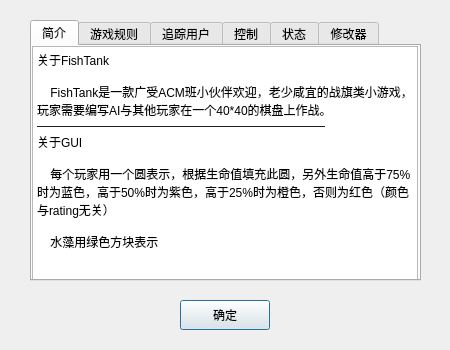
<?xml version="1.0" encoding="UTF-8"?>
<ui version="4.0">
 <class>Help</class>
 <widget class="QDialog" name="Help">
  <property name="geometry">
   <rect>
    <x>0</x>
    <y>0</y>
    <width>450</width>
    <height>350</height>
   </rect>
  </property>
  <property name="minimumSize">
   <size>
    <width>450</width>
    <height>350</height>
   </size>
  </property>
  <property name="maximumSize">
   <size>
    <width>450</width>
    <height>350</height>
   </size>
  </property>
  <property name="windowTitle">
   <string>帮助</string>
  </property>
  <widget class="QPushButton" name="okButton">
   <property name="geometry">
    <rect>
     <x>180</x>
     <y>300</y>
     <width>90</width>
     <height>30</height>
    </rect>
   </property>
   <property name="text">
    <string>确定</string>
   </property>
  </widget>
  <widget class="QTabWidget" name="tabWidget">
   <property name="geometry">
    <rect>
     <x>30</x>
     <y>20</y>
     <width>391</width>
     <height>261</height>
    </rect>
   </property>
   <property name="styleSheet">
    <string notr="true"/>
   </property>
   <property name="currentIndex">
    <number>0</number>
   </property>
   <widget class="QWidget" name="tab">
    <attribute name="title">
     <string>简介</string>
    </attribute>
    <widget class="QTextBrowser" name="textBrowser">
     <property name="geometry">
      <rect>
       <x>0</x>
       <y>0</y>
       <width>386</width>
       <height>241</height>
      </rect>
     </property>
     <property name="html">
      <string>&lt;!DOCTYPE HTML PUBLIC &quot;-//W3C//DTD HTML 4.0//EN&quot; &quot;http://www.w3.org/TR/REC-html40/strict.dtd&quot;&gt;
&lt;html&gt;&lt;head&gt;&lt;meta name=&quot;qrichtext&quot; content=&quot;1&quot; /&gt;&lt;style type=&quot;text/css&quot;&gt;
p, li { white-space: pre-wrap; }
&lt;/style&gt;&lt;/head&gt;&lt;body style=&quot; font-family:'SimSun'; font-size:9pt; font-weight:400; font-style:normal;&quot;&gt;
&lt;p style=&quot; margin-top:0px; margin-bottom:0px; margin-left:0px; margin-right:0px; -qt-block-indent:0; text-indent:0px;&quot;&gt;关于FishTank&lt;/p&gt;
&lt;p style=&quot;-qt-paragraph-type:empty; margin-top:0px; margin-bottom:0px; margin-left:0px; margin-right:0px; -qt-block-indent:0; text-indent:0px;&quot;&gt;&lt;br /&gt;&lt;/p&gt;
&lt;p style=&quot; margin-top:0px; margin-bottom:0px; margin-left:0px; margin-right:0px; -qt-block-indent:0; text-indent:0px;&quot;&gt;    FishTank是一款广受ACM班小伙伴欢迎，老少咸宜的战旗类小游戏，玩家需要编写AI与其他玩家在一个40*40的棋盘上作战。&lt;/p&gt;
&lt;p style=&quot; margin-top:0px; margin-bottom:0px; margin-left:0px; margin-right:0px; -qt-block-indent:0; text-indent:0px;&quot;&gt;————————————————————————&lt;/p&gt;
&lt;p style=&quot; margin-top:0px; margin-bottom:0px; margin-left:0px; margin-right:0px; -qt-block-indent:0; text-indent:0px;&quot;&gt;关于GUI&lt;/p&gt;
&lt;p style=&quot;-qt-paragraph-type:empty; margin-top:0px; margin-bottom:0px; margin-left:0px; margin-right:0px; -qt-block-indent:0; text-indent:0px;&quot;&gt;&lt;br /&gt;&lt;/p&gt;
&lt;p style=&quot; margin-top:0px; margin-bottom:0px; margin-left:0px; margin-right:0px; -qt-block-indent:0; text-indent:0px;&quot;&gt;    每个玩家用一个圆表示，根据生命值填充此圆，另外生命值高于75%时为蓝色，高于50%时为紫色，高于25%时为橙色，否则为红色（颜色与rating无关）&lt;/p&gt;
&lt;p style=&quot;-qt-paragraph-type:empty; margin-top:0px; margin-bottom:0px; margin-left:0px; margin-right:0px; -qt-block-indent:0; text-indent:0px;&quot;&gt;&lt;br /&gt;&lt;/p&gt;
&lt;p style=&quot; margin-top:0px; margin-bottom:0px; margin-left:0px; margin-right:0px; -qt-block-indent:0; text-indent:0px;&quot;&gt;    水藻用绿色方块表示&lt;/p&gt;&lt;/body&gt;&lt;/html&gt;</string>
     </property>
    </widget>
   </widget>
   <widget class="QWidget" name="tab_2">
    <attribute name="title">
     <string>游戏规则</string>
    </attribute>
    <widget class="QTextBrowser" name="textBrowser_2">
     <property name="geometry">
      <rect>
       <x>0</x>
       <y>0</y>
       <width>386</width>
       <height>241</height>
      </rect>
     </property>
     <property name="html">
      <string>&lt;!DOCTYPE HTML PUBLIC &quot;-//W3C//DTD HTML 4.0//EN&quot; &quot;http://www.w3.org/TR/REC-html40/strict.dtd&quot;&gt;
&lt;html&gt;&lt;head&gt;&lt;meta name=&quot;qrichtext&quot; content=&quot;1&quot; /&gt;&lt;style type=&quot;text/css&quot;&gt;
p, li { white-space: pre-wrap; }
&lt;/style&gt;&lt;/head&gt;&lt;body style=&quot; font-family:'SimSun'; font-size:9pt; font-weight:400; font-style:normal;&quot;&gt;
&lt;p style=&quot; margin-top:0px; margin-bottom:0px; margin-left:0px; margin-right:0px; -qt-block-indent:0; text-indent:0px;&quot;&gt;基本规则&lt;/p&gt;
&lt;p style=&quot;-qt-paragraph-type:empty; margin-top:0px; margin-bottom:0px; margin-left:0px; margin-right:0px; -qt-block-indent:0; text-indent:0px;&quot;&gt;&lt;br /&gt;&lt;/p&gt;
&lt;p style=&quot; margin-top:0px; margin-bottom:0px; margin-left:0px; margin-right:0px; -qt-block-indent:0; text-indent:0px;&quot;&gt;    游戏棋盘为40 * 40&lt;/p&gt;
&lt;p style=&quot; margin-top:0px; margin-bottom:0px; margin-left:0px; margin-right:0px; -qt-block-indent:0; text-indent:0px;&quot;&gt;    游戏至少有1个玩家，至多有50个玩家。&lt;/p&gt;
&lt;p style=&quot; margin-top:0px; margin-bottom:0px; margin-left:0px; margin-right:0px; -qt-block-indent:0; text-indent:0px;&quot;&gt;    任意格子至多有一个物体(玩家/水藻)&lt;/p&gt;
&lt;p style=&quot; margin-top:0px; margin-bottom:0px; margin-left:0px; margin-right:0px; -qt-block-indent:0; text-indent:0px;&quot;&gt;————————————————————————&lt;/p&gt;
&lt;p style=&quot; margin-top:0px; margin-bottom:0px; margin-left:0px; margin-right:0px; -qt-block-indent:0; text-indent:0px;&quot;&gt;游戏目的&lt;/p&gt;
&lt;p style=&quot;-qt-paragraph-type:empty; margin-top:0px; margin-bottom:0px; margin-left:0px; margin-right:0px; -qt-block-indent:0; text-indent:0px;&quot;&gt;&lt;br /&gt;&lt;/p&gt;
&lt;p style=&quot; margin-top:0px; margin-bottom:0px; margin-left:0px; margin-right:0px; -qt-block-indent:0; text-indent:0px;&quot;&gt;    游戏进行500轮之后获得尽可能高的分数&lt;/p&gt;
&lt;p style=&quot; margin-top:0px; margin-bottom:0px; margin-left:0px; margin-right:0px; -qt-block-indent:0; text-indent:0px;&quot;&gt;————————————————————————&lt;/p&gt;
&lt;p style=&quot; margin-top:0px; margin-bottom:0px; margin-left:0px; margin-right:0px; -qt-block-indent:0; text-indent:0px;&quot;&gt;属性介绍&lt;/p&gt;
&lt;p style=&quot;-qt-paragraph-type:empty; margin-top:0px; margin-bottom:0px; margin-left:0px; margin-right:0px; -qt-block-indent:0; text-indent:0px;&quot;&gt;&lt;br /&gt;&lt;/p&gt;
&lt;p style=&quot; margin-top:0px; margin-bottom:0px; margin-left:0px; margin-right:0px; -qt-block-indent:0; text-indent:0px;&quot;&gt;    1.生命值(HP)：玩家当前生命值，为0时死亡，低于0时强制置为0&lt;/p&gt;
&lt;p style=&quot;-qt-paragraph-type:empty; margin-top:0px; margin-bottom:0px; margin-left:0px; margin-right:0px; -qt-block-indent:0; text-indent:0px;&quot;&gt;&lt;br /&gt;&lt;/p&gt;
&lt;p style=&quot; margin-top:0px; margin-bottom:0px; margin-left:0px; margin-right:0px; -qt-block-indent:0; text-indent:0px;&quot;&gt;    2.生命值上限(maxHP)：玩家最大生命值，玩家生命值不能超过此上限&lt;/p&gt;
&lt;p style=&quot;-qt-paragraph-type:empty; margin-top:0px; margin-bottom:0px; margin-left:0px; margin-right:0px; -qt-block-indent:0; text-indent:0px;&quot;&gt;&lt;br /&gt;&lt;/p&gt;
&lt;p style=&quot; margin-top:0px; margin-bottom:0px; margin-left:0px; margin-right:0px; -qt-block-indent:0; text-indent:0px;&quot;&gt;    3.攻击力(Att)：玩家攻击别人的能力&lt;/p&gt;
&lt;p style=&quot;-qt-paragraph-type:empty; margin-top:0px; margin-bottom:0px; margin-left:0px; margin-right:0px; -qt-block-indent:0; text-indent:0px;&quot;&gt;&lt;br /&gt;&lt;/p&gt;
&lt;p style=&quot; margin-top:0px; margin-bottom:0px; margin-left:0px; margin-right:0px; -qt-block-indent:0; text-indent:0px;&quot;&gt;    4.护甲(Ar)：玩家防御的能力&lt;/p&gt;
&lt;p style=&quot;-qt-paragraph-type:empty; margin-top:0px; margin-bottom:0px; margin-left:0px; margin-right:0px; -qt-block-indent:0; text-indent:0px;&quot;&gt;&lt;br /&gt;&lt;/p&gt;
&lt;p style=&quot; margin-top:0px; margin-bottom:0px; margin-left:0px; margin-right:0px; -qt-block-indent:0; text-indent:0px;&quot;&gt;    5.速度(Sp)：决定玩家行动顺序的第一关键字，同时代表了玩家每轮行走的曼哈顿距离上限&lt;/p&gt;
&lt;p style=&quot;-qt-paragraph-type:empty; margin-top:0px; margin-bottom:0px; margin-left:0px; margin-right:0px; -qt-block-indent:0; text-indent:0px;&quot;&gt;&lt;br /&gt;&lt;/p&gt;
&lt;p style=&quot; margin-top:0px; margin-bottom:0px; margin-left:0px; margin-right:0px; -qt-block-indent:0; text-indent:0px;&quot;&gt;    6.经验值(Exp)：决定玩家等级&lt;/p&gt;
&lt;p style=&quot;-qt-paragraph-type:empty; margin-top:0px; margin-bottom:0px; margin-left:0px; margin-right:0px; -qt-block-indent:0; text-indent:0px;&quot;&gt;&lt;br /&gt;&lt;/p&gt;
&lt;p style=&quot; margin-top:0px; margin-bottom:0px; margin-left:0px; margin-right:0px; -qt-block-indent:0; text-indent:0px;&quot;&gt;    7.等级(Level)：一定程度上象征玩家实力，每升1级时获得3点属性点&lt;/p&gt;
&lt;p style=&quot;-qt-paragraph-type:empty; margin-top:0px; margin-bottom:0px; margin-left:0px; margin-right:0px; -qt-block-indent:0; text-indent:0px;&quot;&gt;&lt;br /&gt;&lt;/p&gt;
&lt;p style=&quot; margin-top:0px; margin-bottom:0px; margin-left:0px; margin-right:0px; -qt-block-indent:0; text-indent:0px;&quot;&gt;    8.属性点(Point)：玩家自由支配，1点属性点可以转化为以下4者之一：3 HP &amp;amp; 3 maxHP；2 Att；1 Ar；1 Sp&lt;/p&gt;
&lt;p style=&quot;-qt-paragraph-type:empty; margin-top:0px; margin-bottom:0px; margin-left:0px; margin-right:0px; -qt-block-indent:0; text-indent:0px;&quot;&gt;&lt;br /&gt;&lt;/p&gt;
&lt;p style=&quot; margin-top:0px; margin-bottom:0px; margin-left:0px; margin-right:0px; -qt-block-indent:0; text-indent:0px;&quot;&gt;    9.杀人数(Kill)：玩家杀人次数&lt;/p&gt;
&lt;p style=&quot;-qt-paragraph-type:empty; margin-top:0px; margin-bottom:0px; margin-left:0px; margin-right:0px; -qt-block-indent:0; text-indent:0px;&quot;&gt;&lt;br /&gt;&lt;/p&gt;
&lt;p style=&quot; margin-top:0px; margin-bottom:0px; margin-left:0px; margin-right:0px; -qt-block-indent:0; text-indent:0px;&quot;&gt;    10.被杀次数(Death)：玩家死亡次数&lt;/p&gt;
&lt;p style=&quot; margin-top:0px; margin-bottom:0px; margin-left:0px; margin-right:0px; -qt-block-indent:0; text-indent:0px;&quot;&gt;————————————————————————&lt;/p&gt;
&lt;p style=&quot; margin-top:0px; margin-bottom:0px; margin-left:0px; margin-right:0px; -qt-block-indent:0; text-indent:0px;&quot;&gt;水藻&lt;/p&gt;
&lt;p style=&quot;-qt-paragraph-type:empty; margin-top:0px; margin-bottom:0px; margin-left:0px; margin-right:0px; -qt-block-indent:0; text-indent:0px;&quot;&gt;&lt;br /&gt;&lt;/p&gt;
&lt;p style=&quot; margin-top:0px; margin-bottom:0px; margin-left:0px; margin-right:0px; -qt-block-indent:0; text-indent:0px;&quot;&gt;    攻击后消失，玩家Exp++，HP += max{1,maxHP / 4}&lt;/p&gt;
&lt;p style=&quot; margin-top:0px; margin-bottom:0px; margin-left:0px; margin-right:0px; -qt-block-indent:0; text-indent:0px;&quot;&gt;————————————————————————&lt;/p&gt;
&lt;p style=&quot; margin-top:0px; margin-bottom:0px; margin-left:0px; margin-right:0px; -qt-block-indent:0; text-indent:0px;&quot;&gt;开局&lt;/p&gt;
&lt;p style=&quot;-qt-paragraph-type:empty; margin-top:0px; margin-bottom:0px; margin-left:0px; margin-right:0px; -qt-block-indent:0; text-indent:0px;&quot;&gt;&lt;br /&gt;&lt;/p&gt;
&lt;p style=&quot; margin-top:0px; margin-bottom:0px; margin-left:0px; margin-right:0px; -qt-block-indent:0; text-indent:0px;&quot;&gt;    载入AI后给每个AI分配一个ID，10点属性点，随机安排AI位置，执行各AI的初始化函数，之后开始第一轮游戏&lt;/p&gt;
&lt;p style=&quot; margin-top:0px; margin-bottom:0px; margin-left:0px; margin-right:0px; -qt-block-indent:0; text-indent:0px;&quot;&gt;————————————————————————&lt;/p&gt;
&lt;p style=&quot; margin-top:0px; margin-bottom:0px; margin-left:0px; margin-right:0px; -qt-block-indent:0; text-indent:0px;&quot;&gt;AI初始化&lt;/p&gt;
&lt;p style=&quot;-qt-paragraph-type:empty; margin-top:0px; margin-bottom:0px; margin-left:0px; margin-right:0px; -qt-block-indent:0; text-indent:0px;&quot;&gt;&lt;br /&gt;&lt;/p&gt;
&lt;p style=&quot; margin-top:0px; margin-bottom:0px; margin-left:0px; margin-right:0px; -qt-block-indent:0; text-indent:0px;&quot;&gt;    必须保证增加过除Ar外所有属性&lt;/p&gt;
&lt;p style=&quot; margin-top:0px; margin-bottom:0px; margin-left:0px; margin-right:0px; -qt-block-indent:0; text-indent:0px;&quot;&gt;————————————————————————&lt;/p&gt;
&lt;p style=&quot; margin-top:0px; margin-bottom:0px; margin-left:0px; margin-right:0px; -qt-block-indent:0; text-indent:0px;&quot;&gt;每一轮&lt;/p&gt;
&lt;p style=&quot;-qt-paragraph-type:empty; margin-top:0px; margin-bottom:0px; margin-left:0px; margin-right:0px; -qt-block-indent:0; text-indent:0px;&quot;&gt;&lt;br /&gt;&lt;/p&gt;
&lt;p style=&quot; margin-top:0px; margin-bottom:0px; margin-left:0px; margin-right:0px; -qt-block-indent:0; text-indent:0px;&quot;&gt;    首先，若轮数模5余1，则清除地图上所有水藻后随机在空格上生成50个水藻&lt;/p&gt;
&lt;p style=&quot; margin-top:0px; margin-bottom:0px; margin-left:0px; margin-right:0px; -qt-block-indent:0; text-indent:0px;&quot;&gt;    然后，全场存活玩家Exp++&lt;/p&gt;
&lt;p style=&quot; margin-top:0px; margin-bottom:0px; margin-left:0px; margin-right:0px; -qt-block-indent:0; text-indent:0px;&quot;&gt;    最后，决定行动顺序并依次进行游戏&lt;/p&gt;
&lt;p style=&quot; margin-top:0px; margin-bottom:0px; margin-left:0px; margin-right:0px; -qt-block-indent:0; text-indent:0px;&quot;&gt;————————————————————————&lt;/p&gt;
&lt;p style=&quot; margin-top:0px; margin-bottom:0px; margin-left:0px; margin-right:0px; -qt-block-indent:0; text-indent:0px;&quot;&gt;伤害机制&lt;/p&gt;
&lt;p style=&quot;-qt-paragraph-type:empty; margin-top:0px; margin-bottom:0px; margin-left:0px; margin-right:0px; -qt-block-indent:0; text-indent:0px;&quot;&gt;&lt;br /&gt;&lt;/p&gt;
&lt;p style=&quot; margin-top:0px; margin-bottom:0px; margin-left:0px; margin-right:0px; -qt-block-indent:0; text-indent:0px;&quot;&gt;    damage = max{Att * 10 / (10 + Ar),1}&lt;/p&gt;
&lt;p style=&quot; margin-top:0px; margin-bottom:0px; margin-left:0px; margin-right:0px; -qt-block-indent:0; text-indent:0px;&quot;&gt;————————————————————————&lt;/p&gt;
&lt;p style=&quot; margin-top:0px; margin-bottom:0px; margin-left:0px; margin-right:0px; -qt-block-indent:0; text-indent:0px;&quot;&gt;升级机制&lt;/p&gt;
&lt;p style=&quot;-qt-paragraph-type:empty; margin-top:0px; margin-bottom:0px; margin-left:0px; margin-right:0px; -qt-block-indent:0; text-indent:0px;&quot;&gt;&lt;br /&gt;&lt;/p&gt;
&lt;p style=&quot; margin-top:0px; margin-bottom:0px; margin-left:0px; margin-right:0px; -qt-block-indent:0; text-indent:0px;&quot;&gt;    升到第n级需要的经验为2+3+……+n&lt;/p&gt;
&lt;p style=&quot; margin-top:0px; margin-bottom:0px; margin-left:0px; margin-right:0px; -qt-block-indent:0; text-indent:0px;&quot;&gt;————————————————————————&lt;/p&gt;
&lt;p style=&quot; margin-top:0px; margin-bottom:0px; margin-left:0px; margin-right:0px; -qt-block-indent:0; text-indent:0px;&quot;&gt;得分机制&lt;/p&gt;
&lt;p style=&quot;-qt-paragraph-type:empty; margin-top:0px; margin-bottom:0px; margin-left:0px; margin-right:0px; -qt-block-indent:0; text-indent:0px;&quot;&gt;&lt;br /&gt;&lt;/p&gt;
&lt;p style=&quot; margin-top:0px; margin-bottom:0px; margin-left:0px; margin-right:0px; -qt-block-indent:0; text-indent:0px;&quot;&gt;    Score = Exp + Kill * 5 - (Death ^ 2) / 5&lt;/p&gt;
&lt;p style=&quot; margin-top:0px; margin-bottom:0px; margin-left:0px; margin-right:0px; -qt-block-indent:0; text-indent:0px;&quot;&gt;————————————————————————&lt;/p&gt;
&lt;p style=&quot; margin-top:0px; margin-bottom:0px; margin-left:0px; margin-right:0px; -qt-block-indent:0; text-indent:0px;&quot;&gt;行动顺序决策&lt;/p&gt;
&lt;p style=&quot;-qt-paragraph-type:empty; margin-top:0px; margin-bottom:0px; margin-left:0px; margin-right:0px; -qt-block-indent:0; text-indent:0px;&quot;&gt;&lt;br /&gt;&lt;/p&gt;
&lt;p style=&quot; margin-top:0px; margin-bottom:0px; margin-left:0px; margin-right:0px; -qt-block-indent:0; text-indent:0px;&quot;&gt;(+表示数值越大越先行动,-反之)&lt;/p&gt;
&lt;p style=&quot;-qt-paragraph-type:empty; margin-top:0px; margin-bottom:0px; margin-left:0px; margin-right:0px; -qt-block-indent:0; text-indent:0px;&quot;&gt;&lt;br /&gt;&lt;/p&gt;
&lt;p style=&quot; margin-top:0px; margin-bottom:0px; margin-left:0px; margin-right:0px; -qt-block-indent:0; text-indent:0px;&quot;&gt;    第一关键字：Sp(+)&lt;/p&gt;
&lt;p style=&quot; margin-top:0px; margin-bottom:0px; margin-left:0px; margin-right:0px; -qt-block-indent:0; text-indent:0px;&quot;&gt;    第二关键字：HP(-)&lt;/p&gt;
&lt;p style=&quot; margin-top:0px; margin-bottom:0px; margin-left:0px; margin-right:0px; -qt-block-indent:0; text-indent:0px;&quot;&gt;    第三关键字：Level(-)&lt;/p&gt;
&lt;p style=&quot; margin-top:0px; margin-bottom:0px; margin-left:0px; margin-right:0px; -qt-block-indent:0; text-indent:0px;&quot;&gt;    第四关键字：Score(-)&lt;/p&gt;
&lt;p style=&quot; margin-top:0px; margin-bottom:0px; margin-left:0px; margin-right:0px; -qt-block-indent:0; text-indent:0px;&quot;&gt;    第五关键字：ID(+)&lt;/p&gt;
&lt;p style=&quot;-qt-paragraph-type:empty; margin-top:0px; margin-bottom:0px; margin-left:0px; margin-right:0px; -qt-block-indent:0; text-indent:0px;&quot;&gt;&lt;br /&gt;&lt;/p&gt;
&lt;p style=&quot; margin-top:0px; margin-bottom:0px; margin-left:0px; margin-right:0px; -qt-block-indent:0; text-indent:0px;&quot;&gt;————————————————————————&lt;/p&gt;
&lt;p style=&quot; margin-top:0px; margin-bottom:0px; margin-left:0px; margin-right:0px; -qt-block-indent:0; text-indent:0px;&quot;&gt;移动&lt;/p&gt;
&lt;p style=&quot;-qt-paragraph-type:empty; margin-top:0px; margin-bottom:0px; margin-left:0px; margin-right:0px; -qt-block-indent:0; text-indent:0px;&quot;&gt;&lt;br /&gt;&lt;/p&gt;
&lt;p style=&quot; margin-top:0px; margin-bottom:0px; margin-left:0px; margin-right:0px; -qt-block-indent:0; text-indent:0px;&quot;&gt;    玩家碰撞体积为0，只要目标点与自己间的曼哈顿距离&amp;lt;=Sp则可以前往。&lt;/p&gt;
&lt;p style=&quot; margin-top:0px; margin-bottom:0px; margin-left:0px; margin-right:0px; -qt-block-indent:0; text-indent:0px;&quot;&gt;    每轮至多移动一次，可以选择不移动&lt;/p&gt;
&lt;p style=&quot; margin-top:0px; margin-bottom:0px; margin-left:0px; margin-right:0px; -qt-block-indent:0; text-indent:0px;&quot;&gt;————————————————————————&lt;/p&gt;
&lt;p style=&quot; margin-top:0px; margin-bottom:0px; margin-left:0px; margin-right:0px; -qt-block-indent:0; text-indent:0px;&quot;&gt;攻击&lt;/p&gt;
&lt;p style=&quot;-qt-paragraph-type:empty; margin-top:0px; margin-bottom:0px; margin-left:0px; margin-right:0px; -qt-block-indent:0; text-indent:0px;&quot;&gt;&lt;br /&gt;&lt;/p&gt;
&lt;p style=&quot; margin-top:0px; margin-bottom:0px; margin-left:0px; margin-right:0px; -qt-block-indent:0; text-indent:0px;&quot;&gt;    只能攻击与自己曼哈顿距离为1的格子(从根本上杜绝了自杀的可能性)，若攻击的是玩家，且对方被杀死则自己Kill++，对方Death++，自己经验 += 对方Level / 2，若自己等级低于对方则额外增加等级差 * 3的经验&lt;/p&gt;
&lt;p style=&quot; margin-top:0px; margin-bottom:0px; margin-left:0px; margin-right:0px; -qt-block-indent:0; text-indent:0px;&quot;&gt;    每轮至多攻击一次，可以选择不攻击，攻击后不可再移动&lt;/p&gt;
&lt;p style=&quot; margin-top:0px; margin-bottom:0px; margin-left:0px; margin-right:0px; -qt-block-indent:0; text-indent:0px;&quot;&gt;————————————————————————&lt;/p&gt;
&lt;p style=&quot; margin-top:0px; margin-bottom:0px; margin-left:0px; margin-right:0px; -qt-block-indent:0; text-indent:0px;&quot;&gt;死亡与复活&lt;/p&gt;
&lt;p style=&quot;-qt-paragraph-type:empty; margin-top:0px; margin-bottom:0px; margin-left:0px; margin-right:0px; -qt-block-indent:0; text-indent:0px;&quot;&gt;&lt;br /&gt;&lt;/p&gt;
&lt;p style=&quot; margin-top:0px; margin-bottom:0px; margin-left:0px; margin-right:0px; -qt-block-indent:0; text-indent:0px;&quot;&gt;    被玩家杀死后，立即被移出地图，跳过下两次行动，第3次行动时以max{maxHP / 2,2}的HP复活，可以自己选择复活位置，复活后立即行动&lt;/p&gt;&lt;/body&gt;&lt;/html&gt;</string>
     </property>
    </widget>
   </widget>
   <widget class="QWidget" name="tab_3">
    <attribute name="title">
     <string>追踪用户</string>
    </attribute>
    <widget class="QTextBrowser" name="textBrowser_3">
     <property name="geometry">
      <rect>
       <x>0</x>
       <y>0</y>
       <width>386</width>
       <height>241</height>
      </rect>
     </property>
     <property name="html">
      <string>&lt;!DOCTYPE HTML PUBLIC &quot;-//W3C//DTD HTML 4.0//EN&quot; &quot;http://www.w3.org/TR/REC-html40/strict.dtd&quot;&gt;
&lt;html&gt;&lt;head&gt;&lt;meta name=&quot;qrichtext&quot; content=&quot;1&quot; /&gt;&lt;style type=&quot;text/css&quot;&gt;
p, li { white-space: pre-wrap; }
&lt;/style&gt;&lt;/head&gt;&lt;body style=&quot; font-family:'SimSun'; font-size:9pt; font-weight:400; font-style:normal;&quot;&gt;
&lt;p style=&quot; margin-top:0px; margin-bottom:0px; margin-left:0px; margin-right:0px; -qt-block-indent:0; text-indent:0px;&quot;&gt;    为了方便追踪自己的（或者别人的）AI，特添加本功能。只要输入ID即可追踪，简单、方便、实用&lt;/p&gt;&lt;/body&gt;&lt;/html&gt;</string>
     </property>
    </widget>
   </widget>
   <widget class="QWidget" name="tab_4">
    <attribute name="title">
     <string>控制</string>
    </attribute>
    <widget class="QTextBrowser" name="textBrowser_4">
     <property name="geometry">
      <rect>
       <x>0</x>
       <y>0</y>
       <width>386</width>
       <height>241</height>
      </rect>
     </property>
     <property name="html">
      <string>&lt;!DOCTYPE HTML PUBLIC &quot;-//W3C//DTD HTML 4.0//EN&quot; &quot;http://www.w3.org/TR/REC-html40/strict.dtd&quot;&gt;
&lt;html&gt;&lt;head&gt;&lt;meta name=&quot;qrichtext&quot; content=&quot;1&quot; /&gt;&lt;style type=&quot;text/css&quot;&gt;
p, li { white-space: pre-wrap; }
&lt;/style&gt;&lt;/head&gt;&lt;body style=&quot; font-family:'SimSun'; font-size:9pt; font-weight:400; font-style:normal;&quot;&gt;
&lt;p style=&quot; margin-top:0px; margin-bottom:0px; margin-left:0px; margin-right:0px; -qt-block-indent:0; text-indent:0px;&quot;&gt;开始 和 暂停/继续 如字面意思&lt;/p&gt;
&lt;p style=&quot;-qt-paragraph-type:empty; margin-top:0px; margin-bottom:0px; margin-left:0px; margin-right:0px; -qt-block-indent:0; text-indent:0px;&quot;&gt;&lt;br /&gt;&lt;/p&gt;
&lt;p style=&quot; margin-top:0px; margin-bottom:0px; margin-left:0px; margin-right:0px; -qt-block-indent:0; text-indent:0px;&quot;&gt;速度控制向左拉是变快，向右拉是变慢&lt;/p&gt;
&lt;p style=&quot;-qt-paragraph-type:empty; margin-top:0px; margin-bottom:0px; margin-left:0px; margin-right:0px; -qt-block-indent:0; text-indent:0px;&quot;&gt;&lt;br /&gt;&lt;/p&gt;
&lt;p style=&quot; margin-top:0px; margin-bottom:0px; margin-left:0px; margin-right:0px; -qt-block-indent:0; text-indent:0px;&quot;&gt;另外也可以使用 菜单 里面的控制命令&lt;/p&gt;&lt;/body&gt;&lt;/html&gt;</string>
     </property>
    </widget>
   </widget>
   <widget class="QWidget" name="tab_5">
    <attribute name="title">
     <string>状态</string>
    </attribute>
    <widget class="QTextBrowser" name="textBrowser_5">
     <property name="geometry">
      <rect>
       <x>0</x>
       <y>0</y>
       <width>386</width>
       <height>241</height>
      </rect>
     </property>
     <property name="html">
      <string>&lt;!DOCTYPE HTML PUBLIC &quot;-//W3C//DTD HTML 4.0//EN&quot; &quot;http://www.w3.org/TR/REC-html40/strict.dtd&quot;&gt;
&lt;html&gt;&lt;head&gt;&lt;meta name=&quot;qrichtext&quot; content=&quot;1&quot; /&gt;&lt;style type=&quot;text/css&quot;&gt;
p, li { white-space: pre-wrap; }
&lt;/style&gt;&lt;/head&gt;&lt;body style=&quot; font-family:'SimSun'; font-size:9pt; font-weight:400; font-style:normal;&quot;&gt;
&lt;p style=&quot; margin-top:0px; margin-bottom:0px; margin-left:0px; margin-right:0px; -qt-block-indent:0; text-indent:0px;&quot;&gt;显示当前玩家的移动情况与攻击情况（先显示画面后更新文字）&lt;/p&gt;
&lt;p style=&quot;-qt-paragraph-type:empty; margin-top:0px; margin-bottom:0px; margin-left:0px; margin-right:0px; -qt-block-indent:0; text-indent:0px;&quot;&gt;&lt;br /&gt;&lt;/p&gt;
&lt;p style=&quot; margin-top:0px; margin-bottom:0px; margin-left:0px; margin-right:0px; -qt-block-indent:0; text-indent:0px;&quot;&gt;鼠标所指位置的情况也会得到反馈&lt;/p&gt;&lt;/body&gt;&lt;/html&gt;</string>
     </property>
    </widget>
   </widget>
   <widget class="QWidget" name="tab_6">
    <attribute name="title">
     <string>修改器</string>
    </attribute>
    <widget class="QTextBrowser" name="textBrowser_6">
     <property name="geometry">
      <rect>
       <x>0</x>
       <y>0</y>
       <width>386</width>
       <height>241</height>
      </rect>
     </property>
     <property name="html">
      <string>&lt;!DOCTYPE HTML PUBLIC &quot;-//W3C//DTD HTML 4.0//EN&quot; &quot;http://www.w3.org/TR/REC-html40/strict.dtd&quot;&gt;
&lt;html&gt;&lt;head&gt;&lt;meta name=&quot;qrichtext&quot; content=&quot;1&quot; /&gt;&lt;style type=&quot;text/css&quot;&gt;
p, li { white-space: pre-wrap; }
&lt;/style&gt;&lt;/head&gt;&lt;body style=&quot; font-family:'SimSun'; font-size:9pt; font-weight:400; font-style:normal;&quot;&gt;
&lt;p style=&quot; margin-top:0px; margin-bottom:0px; margin-left:0px; margin-right:0px; -qt-block-indent:0; text-indent:0px;&quot;&gt;输入ID，属性名称（必须严格等于对照表中的字符串），还有改变后的值（必须&amp;lt;10,000,000)，点击按钮即可修改&lt;/p&gt;
&lt;p style=&quot;-qt-paragraph-type:empty; margin-top:0px; margin-bottom:0px; margin-left:0px; margin-right:0px; -qt-block-indent:0; text-indent:0px;&quot;&gt;&lt;br /&gt;&lt;/p&gt;
&lt;p style=&quot; margin-top:0px; margin-bottom:0px; margin-left:0px; margin-right:0px; -qt-block-indent:0; text-indent:0px;&quot;&gt;另外修改Exp后，若Exp升高则会升级，若降低则等级维持不变&lt;/p&gt;
&lt;p style=&quot;-qt-paragraph-type:empty; margin-top:0px; margin-bottom:0px; margin-left:0px; margin-right:0px; -qt-block-indent:0; text-indent:0px;&quot;&gt;&lt;br /&gt;&lt;/p&gt;
&lt;p style=&quot; margin-top:0px; margin-bottom:0px; margin-left:0px; margin-right:0px; -qt-block-indent:0; text-indent:0px;&quot;&gt;对照表：&lt;/p&gt;
&lt;p style=&quot; margin-top:0px; margin-bottom:0px; margin-left:0px; margin-right:0px; -qt-block-indent:0; text-indent:0px;&quot;&gt;属性名称	最小值&lt;/p&gt;
&lt;p style=&quot; margin-top:0px; margin-bottom:0px; margin-left:0px; margin-right:0px; -qt-block-indent:0; text-indent:0px;&quot;&gt;HP	1&lt;/p&gt;
&lt;p style=&quot; margin-top:0px; margin-bottom:0px; margin-left:0px; margin-right:0px; -qt-block-indent:0; text-indent:0px;&quot;&gt;maxHP	1&lt;/p&gt;
&lt;p style=&quot; margin-top:0px; margin-bottom:0px; margin-left:0px; margin-right:0px; -qt-block-indent:0; text-indent:0px;&quot;&gt;Ar	0&lt;/p&gt;
&lt;p style=&quot; margin-top:0px; margin-bottom:0px; margin-left:0px; margin-right:0px; -qt-block-indent:0; text-indent:0px;&quot;&gt;Att	1&lt;/p&gt;
&lt;p style=&quot; margin-top:0px; margin-bottom:0px; margin-left:0px; margin-right:0px; -qt-block-indent:0; text-indent:0px;&quot;&gt;Sp	1&lt;/p&gt;
&lt;p style=&quot; margin-top:0px; margin-bottom:0px; margin-left:0px; margin-right:0px; -qt-block-indent:0; text-indent:0px;&quot;&gt;Point	0&lt;/p&gt;
&lt;p style=&quot; margin-top:0px; margin-bottom:0px; margin-left:0px; margin-right:0px; -qt-block-indent:0; text-indent:0px;&quot;&gt;Exp	1&lt;/p&gt;
&lt;p style=&quot;-qt-paragraph-type:empty; margin-top:0px; margin-bottom:0px; margin-left:0px; margin-right:0px; -qt-block-indent:0; text-indent:0px;&quot;&gt;&lt;br /&gt;&lt;/p&gt;
&lt;p style=&quot; margin-top:0px; margin-bottom:0px; margin-left:0px; margin-right:0px; -qt-block-indent:0; text-indent:0px;&quot;&gt;修改器虽好，可不要滥用哦&lt;/p&gt;&lt;/body&gt;&lt;/html&gt;</string>
     </property>
    </widget>
   </widget>
  </widget>
 </widget>
 <resources/>
 <connections/>
</ui>
